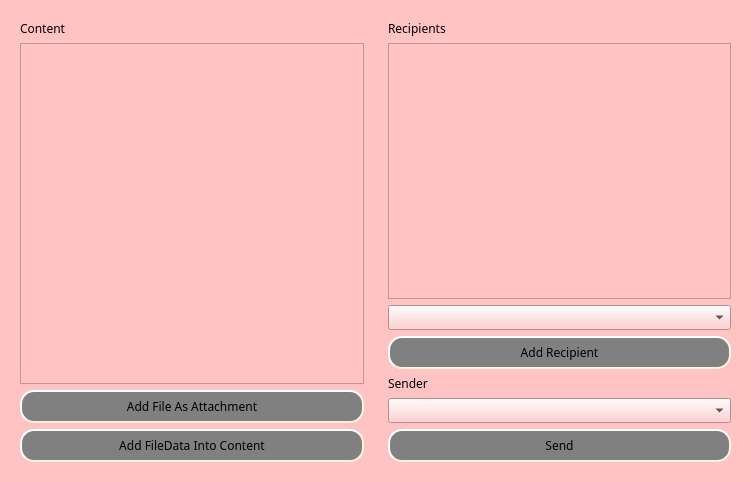
<?xml version="1.0" encoding="UTF-8"?>
<ui version="4.0">
 <class>widget_main</class>
 <widget class="QWidget" name="widget_main">
  <property name="geometry">
   <rect>
    <x>0</x>
    <y>0</y>
    <width>751</width>
    <height>482</height>
   </rect>
  </property>
  <property name="windowTitle">
   <string>Send Mail</string>
  </property>
  <property name="styleSheet">
   <string notr="true">QWidget{
    background-color: rgb(255,195,195);
    font-family: Lucida Bright;
    }
QPushButton{
    background-color: gray;
    border-style: outset;
    border-width: 2px;
    border-color: beige;
    border-radius: 14px;
    padding: 6px;
	font-family: Lucida Bright;
    }
QWidget#MainWidget{
    background-color: rgb(240,248,255);
    font-family: Lucida Bright;
    }
QLabel{
	font-family: Lucida Bright;
	}
QTextEdit{
	font-family: Lucida Bright;
	}
QComboBox{
	font-family: Lucida Bright;
	}
</string>
  </property>
  <layout class="QHBoxLayout" name="horizontalLayout">
   <item>
    <widget class="QWidget" name="widget_4" native="true">
     <layout class="QVBoxLayout" name="verticalLayout_2">
      <item>
       <widget class="QLabel" name="label_content">
        <property name="text">
         <string>Content</string>
        </property>
       </widget>
      </item>
      <item>
       <widget class="QTextEdit" name="textEdit_content"/>
      </item>
      <item>
       <widget class="QPushButton" name="pushButton_attach">
        <property name="text">
         <string>Add File As Attachment</string>
        </property>
       </widget>
      </item>
      <item>
       <widget class="QPushButton" name="pushButton_filedata">
        <property name="text">
         <string>Add FileData Into Content</string>
        </property>
       </widget>
      </item>
     </layout>
    </widget>
   </item>
   <item>
    <widget class="QWidget" name="widget" native="true">
     <layout class="QVBoxLayout" name="verticalLayout">
      <item>
       <widget class="QLabel" name="label_recipient">
        <property name="text">
         <string>Recipients</string>
        </property>
       </widget>
      </item>
      <item>
       <widget class="QTextEdit" name="textEdit_send"/>
      </item>
      <item>
       <widget class="QComboBox" name="comboBox_recipient"/>
      </item>
      <item>
       <widget class="QPushButton" name="pushButton_recipient">
        <property name="text">
         <string>Add Recipient</string>
        </property>
       </widget>
      </item>
      <item>
       <widget class="QLabel" name="label_sender">
        <property name="text">
         <string>Sender</string>
        </property>
       </widget>
      </item>
      <item>
       <widget class="QComboBox" name="comboBox_sender"/>
      </item>
      <item>
       <widget class="QPushButton" name="pushButton_sender">
        <property name="text">
         <string>Send</string>
        </property>
       </widget>
      </item>
     </layout>
    </widget>
   </item>
  </layout>
 </widget>
 <resources/>
 <connections/>
</ui>
